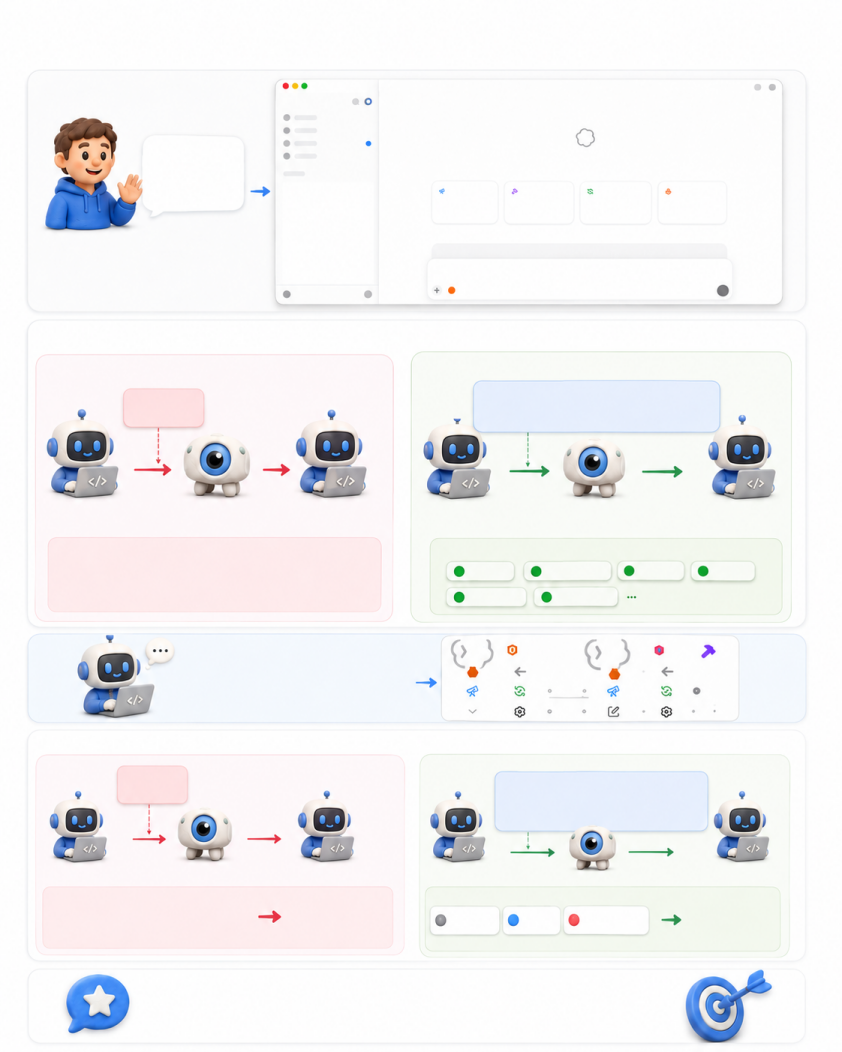
#> input picture skills/vision-skills/work/shot.png, 842 x 1052 px
$ python dominant_colors.py ../work/shot.png
#> lines starting #> are read from the running program, lines starting #| are printed output that depends on the picture
#!/usr/bin/env python3
"""dominant_colors: a region's significant colours, and the exact value among a candidate palette.

Two halves of one job. First you extract the region's palette -- downsample,
quantize, merge near-duplicates -- so you can see which colours are actually
there and how much of the region each one owns. That share histogram is the
role map: a background takes a big share, an accent a small one.

A vision model (glance) names those clusters in prose ("white", "light gray",
"orange") but not their values. So for the value itself you supply the
candidate palette your label implies ("light gray" -> #F9FAFA / #F5F5F5 /
#F3F3F3 / #EDEDED) and this script decides from the pixels: each candidate is
scored by a distance filter over the region's pixels, and the best one wins.
The label comes from the model; the number always comes from here.
"""

from __future__ import annotations

import argparse
from pathlib import Path

try:
    from PIL import Image, ImageChops
except ImportError:
    Image = None
    ImageChops = None


def load_rgb(path: Path) -> "Image.Image":
    # Composite transparency on white the way a viewer would; unflattened
    # alpha reads as black and skews every colour statistic.
    image = Image.open(path)
    if image.mode in ("RGBA", "LA", "P"):
        image = image.convert("RGBA")
        canvas = Image.new("RGB", image.size, "white")
        canvas.paste(image, mask=image.split()[-1])
        image = canvas
    else:
        image = image.convert("RGB")
    return image


# [10 lines left out: function parse_region, not called in this run]


def hex_of(rgb: tuple[int, int, int]) -> str:
    return "#{:02X}{:02X}{:02X}".format(*rgb)


# [5 lines left out: function parse_hex, not called in this run]


def chebyshev(a: tuple[int, int, int], b: tuple[int, int, int]) -> int:
    return max(abs(x - y) for x, y in zip(a, b))


def bar(share: float, max_share: float, width: int = 20) -> str:
    fill = round(share / max_share * width) if max_share else 0
    return "#" * fill


class _Cluster:
    __slots__ = ("rgb", "count")

    def __init__(self, rgb: tuple[int, int, int], count: int) -> None:
        self.rgb = rgb
        self.count = count


def extract(image: "Image.Image", box: tuple[int, int, int, int], top: int,
            quantize_k: int, max_pixels: int, merge_tol: int) -> list[_Cluster]:
    """Downsample, quantize, merge near-duplicates; return clusters sorted by count."""
    crop = image.crop(box)
    width, height = crop.size
    scale = min(1.0, max_pixels / max(width, height))
    if scale < 1.0:
        crop = crop.resize((max(1, round(width * scale)), max(1, round(height * scale))), Image.LANCZOS)
    quantized = crop.quantize(colors=quantize_k, method=Image.MEDIANCUT)
    palette = quantized.getpalette()
    clusters: list[_Cluster] = []
    for count, index in sorted(quantized.getcolors(maxcolors=quantize_k), reverse=True):
        rgb = (palette[index * 3], palette[index * 3 + 1], palette[index * 3 + 2])
        for existing in clusters:
            if chebyshev(rgb, existing.rgb) <= merge_tol:
                total = existing.count + count
                existing.rgb = tuple(
                    round((existing.rgb[i] * existing.count + rgb[i] * count) / total)
                    for i in range(3))
                existing.count = total
                break
        else:
            clusters.append(_Cluster(rgb, count))
    clusters.sort(key=lambda c: c.count, reverse=True)
    return clusters


# [27 lines left out: function pick, not called in this run]


def format_extract(clusters: list[_Cluster], top: int, box: tuple[int, int, int, int],
                   merge_tol: int) -> list[str]:
    total = sum(c.count for c in clusters)
    if not total:
        return ["(region has no pixels)"]
    width = box[2] - box[0]
    height = box[3] - box[1]
    max_share = max(c.count / total for c in clusters) * 100
    lines = [f"region {box[0]},{box[1]},{box[2]},{box[3]} - {width}x{height} px",
             f"top {top} of {len(clusters)} clusters (merged at distance <= {merge_tol}):"]
    for cluster in clusters[:top]:
        share = cluster.count / total * 100
        lines.append(f"{hex_of(cluster.rgb)}  {share:5.1f}%  {bar(share, max_share)}")
    return lines


# [23 lines left out: function format_pick, not called in this run]


def main() -> None:
    parser = argparse.ArgumentParser(
        prog="dominant_colors",
        description="Extract a region's significant colours, or pick the concrete value among a candidate palette",
    )
    parser.add_argument("image", type=Path, help="the image")
    parser.add_argument("--region", metavar="X1,Y1,X2,Y2",
                        help="restrict to this pixel box (e.g. from ground); default: whole image")
    parser.add_argument("--candidates", metavar="LIST",
                        help="pick mode: comma-separated candidate palette, e.g. #F9FAFA,#F5F5F5,#F3F3F3,#EDEDED")
    parser.add_argument("--top", type=int, default=5, help="how many significant clusters to show (default: 5)")
    parser.add_argument("--quantize", type=int, default=16,
                        help="palette size before merging near-duplicates (default: 16)")
    parser.add_argument("--max-pixels", type=int, default=96,
                        help="downsample the crop to at most this on the long side (default: 96)")
    parser.add_argument("--merge-tol", type=int, default=8,
                        help="merge clusters whose centres are within this per-channel distance (default: 8)")
    parser.add_argument("--tol", type=int, default=16,
                        help="pick mode: per-channel distance for 'matches this candidate' (default: 16)")
    args = parser.parse_args()

    if Image is None:
        parser.exit(1, "dominant_colors: requires Pillow; install the optional dependency pillow first\n")
    path = args.image.expanduser()
    if not path.is_file():
        parser.exit(1, f"dominant_colors: image not found: {path}\n")
    try:
        image = load_rgb(path)
#> in load_rgb, image is the input picture: PIL image 842x1052 RGB; mean R, G, B 242.6, 242.2, 243.7
        width, height = image.size
#> width = 842; height = 1052
        box = parse_region(args.region, width, height) if args.region else (0, 0, width, height)
#> box = (0, 0, 842, 1052)
        if args.candidates:
            candidates = [candidate.strip() for candidate in args.candidates.split(",") if candidate.strip()]
            if not candidates:
                parser.exit(1, "dominant_colors: --candidates needs at least one #RRGGBB\n")
            rows, winner, closest = pick(image, box, candidates, args.tol)
            print("\n".join(format_pick(rows, winner, closest, box, args.tol)))
        else:
            clusters = extract(image, box, args.top, args.quantize, args.max_pixels, args.merge_tol)
#> in extract, `crop = crop.resize((max(1, round(width * scale)), max(1, round(height ..`:
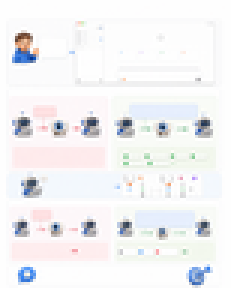
#> crop: PIL image 77x96 RGB (shown 3 times larger); mean R, G, B 242.5, 242.1, 243.6
#> in extract, `quantized = crop.quantize(colors=quantize_k, method=Image.MEDIANCUT)`:
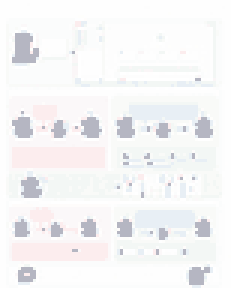
#> quantized: PIL image 77x96 P (shown 3 times larger); mean R, G, B 245, 244.8, 245.7
#> in extract, `palette = quantized.getpalette()`: palette = 48 values, max 255 at index 0, min 181 at index 45, mean 246.2
#> the loop in extract, `for count, index in sorted(quantized.getcolors(maxcolors=quantize_k), ..` made 16 passes
#> (count, index) on passes 1 to 12: (1455, 3), (897, 8), (790, 12), (777, 9), (683, 6), (562, 13), (521, 10), (507, 14), (497, 15), (247, 0), (138, 11), (122, 7)
#> after the loop in extract, `for count, index in sorted(quantized.getcolors(maxcolors=quantize_k), ..`: clusters = 5 items; total = 5036
#> clusters = 5 items
            print("\n".join(format_extract(clusters, args.top, box, args.merge_tol)))
#> in format_extract, `total = sum(c.count for c in clusters)`: total = 7392
#> in format_extract, `max_share = max(c.count / total for c in clusters) * 100`: max_share = 68.13
#> the loop in format_extract, `for cluster in clusters[:top]:` made 5 passes
#> (share, fill in bar) on passes 1 to 5: (68.13, 20), (10.69, 3), (7.6, 2), (6.86, 2), (6.72, 2)
#> after the loop in format_extract, `for cluster in clusters[:top]:`: lines = 7 items
#| region 0,0,842,1052 - 842x1052 px
#| top 5 of 5 clusters (merged at distance <= 8):
#| #FCFCFC   68.1%  ####################
#| #F3F7F5   10.7%  ###
#| #FCEDEE    7.6%  ##
#| #E8EFF5    6.9%  ##
#| #B5B6C2    6.7%  ##
    except ValueError as exc:
        parser.exit(1, f"dominant_colors: {exc}\n")


if __name__ == "__main__":
    main()
